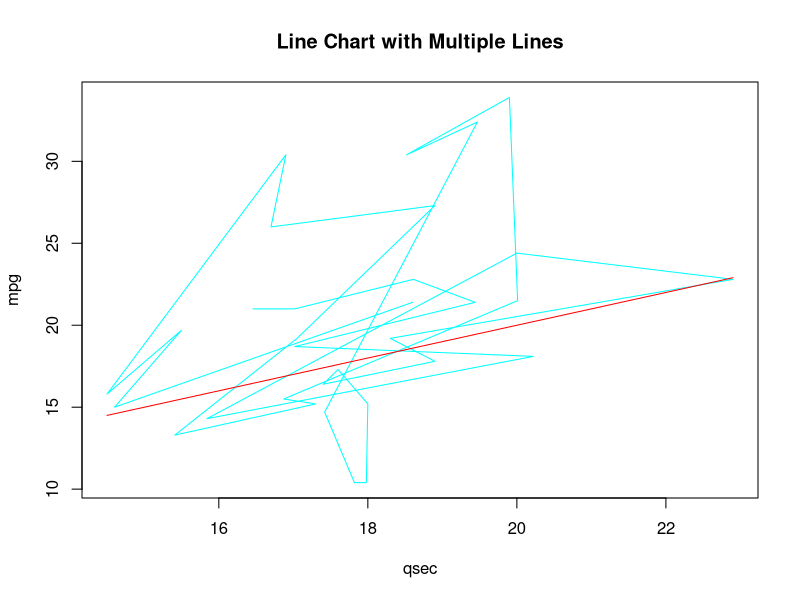

Reproduce this figure in R.
data("mtcars")
plot(mtcars$qsec, mtcars$mpg, type = "l", col = "cyan", xlab = "qsec", ylab = "mpg", main = "Line Chart with Multiple Lines")
lines(mtcars$qsec, mtcars$qsec, col = "red")
